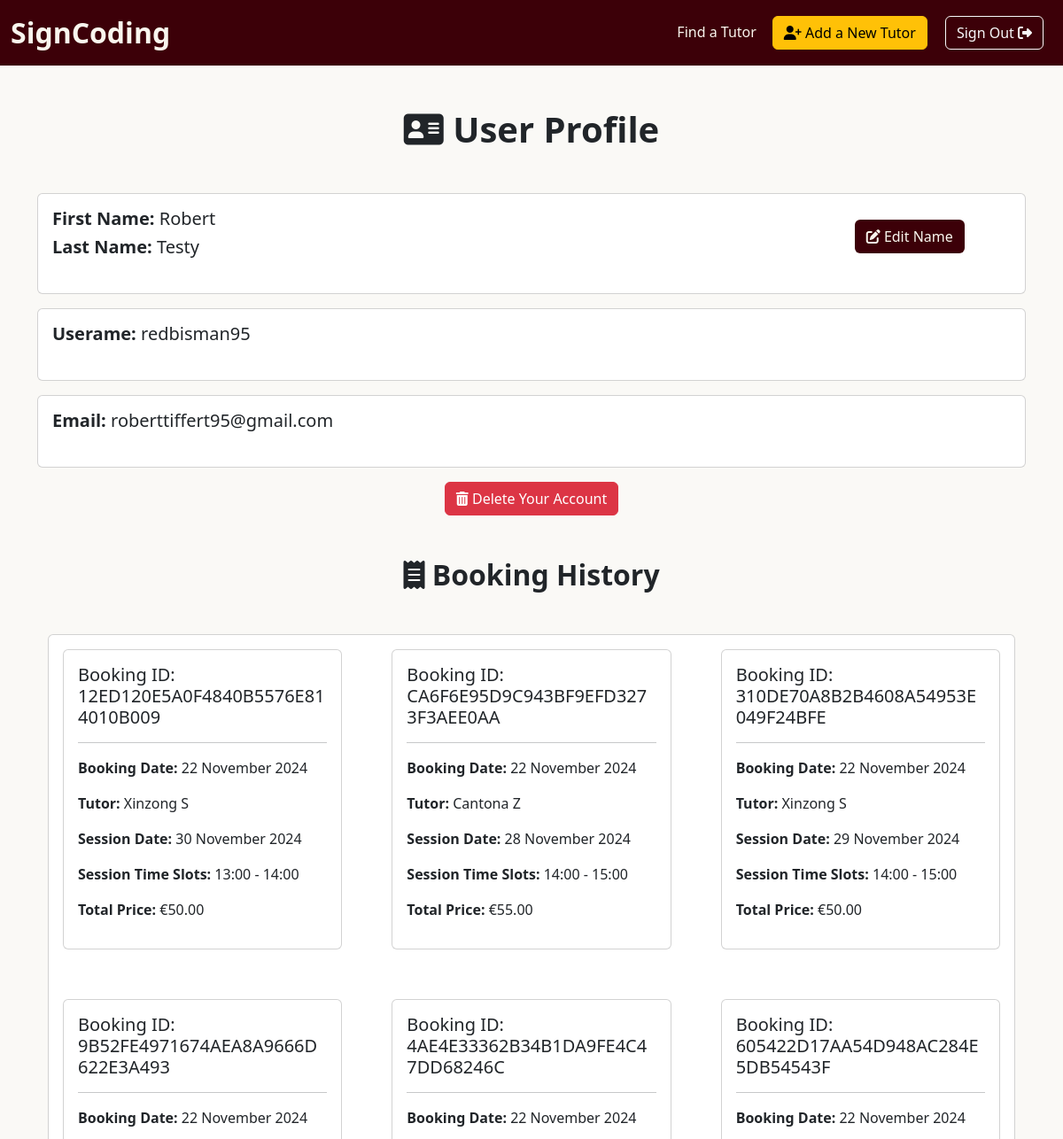
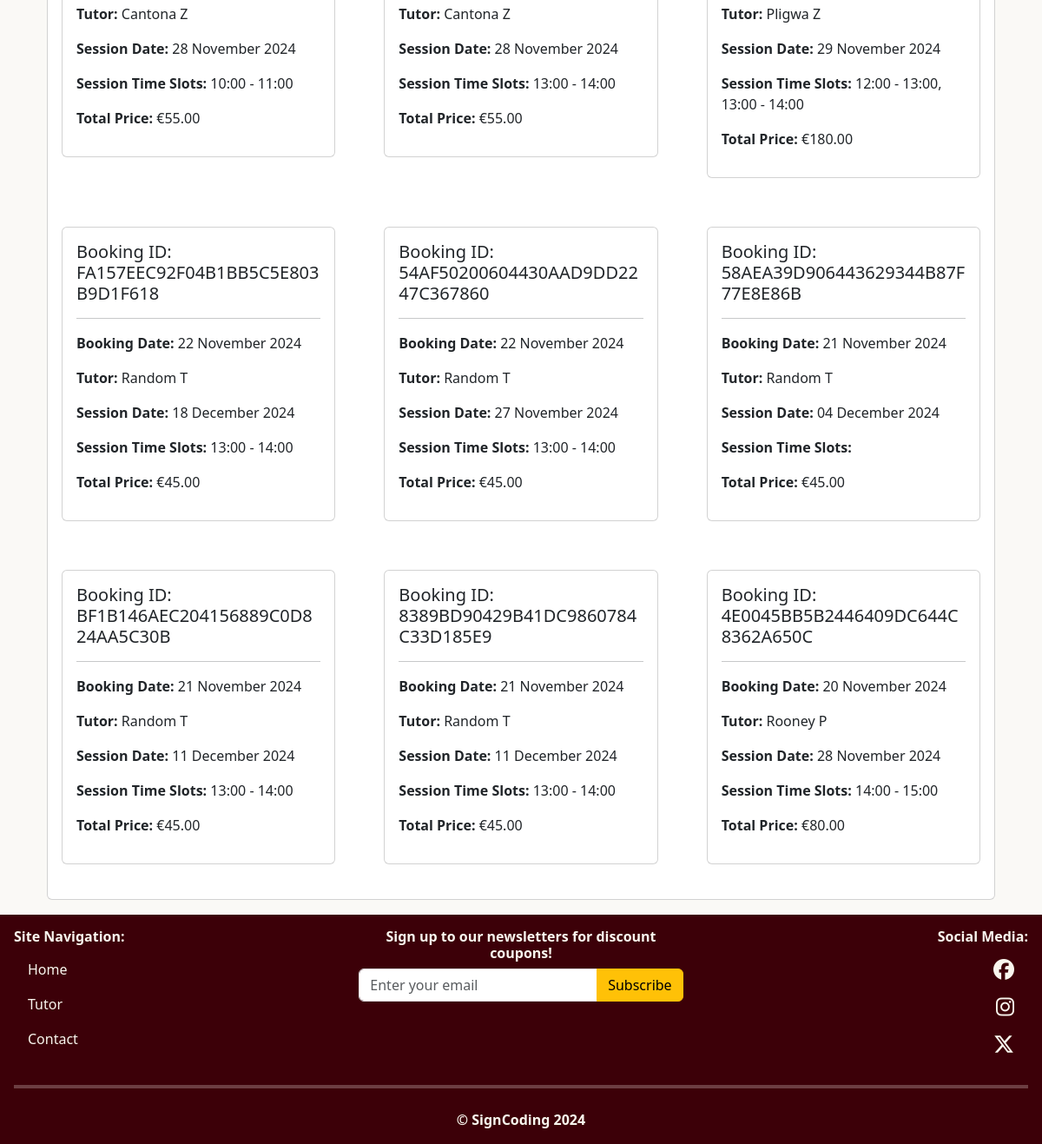
The page /user/ (signed in) on the database its author committed (2 pictures, top to bottom).
### personaluser/models.py (models this page shows, shortened)
class Profile(models.Model):
    personal_details = models.OneToOneField(User, on_delete=models.CASCADE, verbose_name="Username")
    personal_firstname = models.CharField(max_length=50, blank=True, null=True, verbose_name="User's First Name")
    personal_lastname = models.CharField(max_length=50, blank=True, null=True, verbose_name="User's Last Name")

### booking/models.py (models this page shows, shortened)
class Booking(models.Model):
    booking_id = models.CharField(max_length=32, unique=True, editable=False, verbose_name="Booking ID")
    booking_date = models.DateTimeField(auto_now_add=True, editable=False, verbose_name="Booking Date")
    stripe_pid = models.CharField(max_length=254, unique=True, null=False, blank=False, default='', editable=False, verbose_name="Stripe Payment ID")
    user = models.ForeignKey(Profile, on_delete=models.PROTECT, related_name="bookings")
    tutor = models.ForeignKey(Tutor, on_delete=models.PROTECT, related_name="bookings")
    total_price = models.DecimalField(max_digits=6, decimal_places=2)
    session_date = models.DateField()
    session_time = models.ManyToManyField(TimeSlot, related_name="bookings")
    class Meta:
        ordering = ['-booking_date']

### tutor/models.py (models this page shows, shortened)
class Tutor(models.Model):
    tutor_firstname = models.CharField(max_length=50, verbose_name="Tutor's First Name")
    tutor_lastname = models.CharField(max_length=50, verbose_name="Tutor's Surname")
    tutor_email = models.EmailField(max_length=254, unique=True, verbose_name="Tutor's Email Address", validators=[EmailValidator()])
    programming_languages = models.ManyToManyField(ProgrammingLanguage, related_name="tutors")
    sign_languages = models.ManyToManyField(SignLanguage, related_name="tutors")
    day_availability = models.ManyToManyField(DayAvailability)
    time_availability = models.ManyToManyField(TimeSlot, related_name="tutors")
    price = models.DecimalField(max_digits=6, decimal_places=2)
    photo = CloudinaryField('profile_picture', default='images/default_tutor.jpg')

class TimeSlot(models.Model):
    start_time = models.TimeField()
    end_time = models.TimeField()
    def __str__(self):
        return f"{self.start_time.strftime('%H:%M')} - {self.end_time.strftime('%H:%M')}"

### personaluser/views.py (the view)
# urls.py: path('', views.user_profile, name='user_profile'),
@login_required
def user_profile(request):
    profile = get_object_or_404(Profile, personal_details=request.user)
    if request.user != profile.personal_details:
        raise PermissionDenied("You do not have permission to access this page.")
    bookings = Booking.objects.filter(user=profile).order_by('-booking_date')
    return render(request, 'personaluser/my_profile.html', {'profile': profile, 'bookings': bookings})

### personaluser/templates/personaluser/my_profile.html (shortened to what this page needs)
{% extends "base.html" %}
{% load static %}
{% block extra_css %}
<link rel="stylesheet" href="{% static 'css/personaluser.css' %}">
{% endblock %}
{% block content %}
<div class="container mt-3">
    <h1 class="text-center mt-5 mb-5"><strong><i class="fa-solid fa-address-card"></i> User Profile</strong></h1>
    <div class="card mb-3">
        <div class="row mb-3">
            <div class="col-md-9">
                <div class="card-body">
                    <h5 class="card-title"><strong>First Name:</strong> {{ profile.personal_firstname }}</h5>
                    <h5 class="card-title"><strong>Last Name:</strong> {{ profile.personal_lastname }}</h5>
                </div>
            </div>
            <div class="col-md-3 d-flex justify-content-center align-items-center">
                <div class="text-center">
                    <a class="btn btn-profile-color" href="{% url 'edit_profile' %}"><i
                            class="fa-solid fa-pen-to-square"></i> Edit Name</a>
                </div>
            </div>
        </div>
    </div>
    <div class="card mb-3">
        <div class="row mb-3">
            <div class="col-md-9">
                <div class="card-body">
                    <h5 class="card-title"><strong>Userame:</strong> {{ profile.personal_details.username }}</h5>
                </div>
            </div>
        </div>
    </div>
    <div class="card mb-3">
        <div class="row mb-3">
            <div class="col-md-9">
                <div class="card-body">
                    <h5 class="card-title"><strong>Email:</strong> {{ profile.personal_details.email }}</h5>
                </div>
            </div>
        </div>
    </div>
    <div class="row mb-3 d-flex justify-content-center align-items-center">
        <div class="col-auto">
            <button type="button" class="btn btn-danger" data-bs-toggle="modal" data-bs-target="#deleteModal">
                <i class="fa-solid fa-trash-can"></i> Delete Your Account
            </button>
        </div>
    </div>
    <div class="container mt-3">
        <h2 class="text-center mt-5 mb-5"><strong><i class="fa-solid fa-receipt"></i> Booking History</strong></h2>
        <div class="card mb-3">
            {% if bookings %}
            <div class="row">
                {% for booking in bookings %}
                <div class="col-md-6 col-lg-4 mb-4">
                    <div class="card m-3">
                        <div class="card-body">
                            <h5 class="card-title">Booking ID: {{ booking.booking_id }}</h5>
                            <hr>
                            <p><strong>Booking Date:</strong> {{ booking.booking_date|date:"d F Y" }}</p>
                            <p><strong>Tutor:</strong> {{ booking.tutor.tutor_firstname }}
                                {{ booking.tutor.tutor_lastname|slice:":1" }}</p>
                            <p><strong>Session Date:</strong> {{ booking.session_date|date:"d F Y" }}</p>
                            <p><strong>Session Time Slots:</strong> {{ booking.session_time.all|join:", " }}</p>
                            <p><strong>Total Price:</strong> €{{ booking.total_price }}</p>
                        </div>
                    </div>
                </div>
                {% endfor %}
            </div>
            {% else %}
            <div class="card-body">
                <p>No bookings found.</p>
            </div>
            {% endif %}
        </div>
    </div>
</div>
{% endblock %}

### static/css/base.css (style rules this page uses)
html, body { height: 100%; margin: 0; display: flex; flex-direction: column; }
body { background-color: #faf9f6; }

### static/css/personaluser.css (style rules this page uses)
.btn-profile-color { background-color: #3C0008; color: #F9F6EE; }

### rows shown on the page
Profile: personal_firstname "Robert", personal_lastname "Testy", personal_details.username "redbisman95", personal_details.email "roberttiffert95@gmail.com"
Booking: booking_id "12ED120E5A0F4840B5576E814010B009", booking_date "22 November 2024", tutor.tutor_firstname "Xinzong", tutor.tutor_lastname "S", session_date "30 November 2024", session_time.all "13:00 - 14:00", total_price "50.00"
Booking: booking_id "CA6F6E95D9C943BF9EFD3273F3AEE0AA", booking_date "22 November 2024", tutor.tutor_firstname "Cantona", tutor.tutor_lastname "Z", session_date "28 November 2024", session_time.all "14:00 - 15:00", total_price "55.00"
Booking: booking_id "310DE70A8B2B4608A54953E049F24BFE", booking_date "22 November 2024", tutor.tutor_firstname "Xinzong", tutor.tutor_lastname "S", session_date "29 November 2024", session_time.all "14:00 - 15:00", total_price "50.00"
Booking: booking_id "9B52FE4971674AEA8A9666D622E3A493", booking_date "22 November 2024", tutor.tutor_firstname "Cantona", tutor.tutor_lastname "Z", session_date "28 November 2024", session_time.all "10:00 - 11:00", total_price "55.00"
Booking: booking_id "4AE4E33362B34B1DA9FE4C47DD68246C", booking_date "22 November 2024", tutor.tutor_firstname "Cantona", tutor.tutor_lastname "Z", session_date "28 November 2024", session_time.all "13:00 - 14:00", total_price "55.00"
Booking: booking_id "605422D17AA54D948AC284E5DB54543F", booking_date "22 November 2024", tutor.tutor_firstname "Pligwa", tutor.tutor_lastname "Z", session_date "29 November 2024", session_time.all "12:00 - 13:00, 13:00 - 14:00", total_price "180.00"
Booking: booking_id "FA157EEC92F04B1BB5C5E803B9D1F618", booking_date "22 November 2024", tutor.tutor_firstname "Random", tutor.tutor_lastname "T", session_date "18 December 2024", session_time.all "13:00 - 14:00", total_price "45.00"
Booking: booking_id "54AF50200604430AAD9DD2247C367860", booking_date "22 November 2024", tutor.tutor_firstname "Random", tutor.tutor_lastname "T", session_date "27 November 2024", session_time.all "13:00 - 14:00", total_price "45.00"
Booking: booking_id "58AEA39D906443629344B87F77E8E86B", booking_date "21 November 2024", tutor.tutor_firstname "Random", tutor.tutor_lastname "T", session_date "04 December 2024", total_price "45.00"
Booking: booking_id "BF1B146AEC204156889C0D824AA5C30B", booking_date "21 November 2024", tutor.tutor_firstname "Random", tutor.tutor_lastname "T", session_date "11 December 2024", session_time.all "13:00 - 14:00", total_price "45.00"
Booking: booking_id "8389BD90429B41DC9860784C33D185E9", booking_date "21 November 2024", tutor.tutor_firstname "Random", tutor.tutor_lastname "T", session_date "11 December 2024", session_time.all "13:00 - 14:00", total_price "45.00"
Booking: booking_id "4E0045BB5B2446409DC644C8362A650C", booking_date "20 November 2024", tutor.tutor_firstname "Rooney", tutor.tutor_lastname "P", session_date "28 November 2024", session_time.all "14:00 - 15:00", total_price "80.00"
